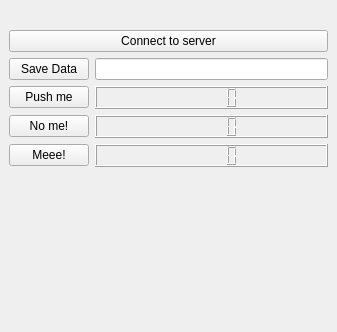
<?xml version="1.0" encoding="UTF-8"?>
<ui version="4.0">
 <class>mainWindow</class>
 <widget class="QMainWindow" name="mainWindow">
  <property name="geometry">
   <rect>
    <x>0</x>
    <y>0</y>
    <width>337</width>
    <height>332</height>
   </rect>
  </property>
  <property name="windowTitle">
   <string>SimpleGui</string>
  </property>
  <widget class="QWidget" name="centralwidget">
   <layout class="QFormLayout" name="formLayout">
    <item row="3" column="0">
     <widget class="QPushButton" name="pushButton1">
      <property name="text">
       <string>Push me</string>
      </property>
     </widget>
    </item>
    <item row="3" column="1">
     <widget class="QLCDNumber" name="lcdNumber1"/>
    </item>
    <item row="4" column="0">
     <widget class="QPushButton" name="pushButton2">
      <property name="text">
       <string>No me!</string>
      </property>
     </widget>
    </item>
    <item row="4" column="1">
     <widget class="QLCDNumber" name="lcdNumber2"/>
    </item>
    <item row="5" column="0">
     <widget class="QPushButton" name="pushButton3">
      <property name="text">
       <string>Meee!</string>
      </property>
     </widget>
    </item>
    <item row="5" column="1">
     <widget class="QLCDNumber" name="lcdNumber3"/>
    </item>
    <item row="0" column="1">
     <spacer name="verticalSpacer">
      <property name="orientation">
       <enum>Qt::Vertical</enum>
      </property>
      <property name="sizeHint" stdset="0">
       <size>
        <width>20</width>
        <height>40</height>
       </size>
      </property>
     </spacer>
    </item>
    <item row="6" column="0" colspan="2">
     <widget class="LivePlotWidget" name="plot_widget" native="true">
      <property name="sizePolicy">
       <sizepolicy hsizetype="Preferred" vsizetype="Expanding">
        <horstretch>0</horstretch>
        <verstretch>0</verstretch>
       </sizepolicy>
      </property>
      <property name="minimumSize">
       <size>
        <width>0</width>
        <height>150</height>
       </size>
      </property>
     </widget>
    </item>
    <item row="2" column="0">
     <widget class="QPushButton" name="save_data_button">
      <property name="text">
       <string>Save Data</string>
      </property>
     </widget>
    </item>
    <item row="2" column="1">
     <widget class="QLineEdit" name="filename_edit"/>
    </item>
    <item row="1" column="0" colspan="2">
     <widget class="QPushButton" name="connect_button">
      <property name="text">
       <string>Connect to server</string>
      </property>
     </widget>
    </item>
   </layout>
  </widget>
 </widget>
 <customwidgets>
  <customwidget>
   <class>LivePlotWidget</class>
   <extends>QWidget</extends>
   <header>pglive.sources.live_plot_widget</header>
   <container>1</container>
  </customwidget>
 </customwidgets>
 <resources/>
 <connections/>
</ui>
